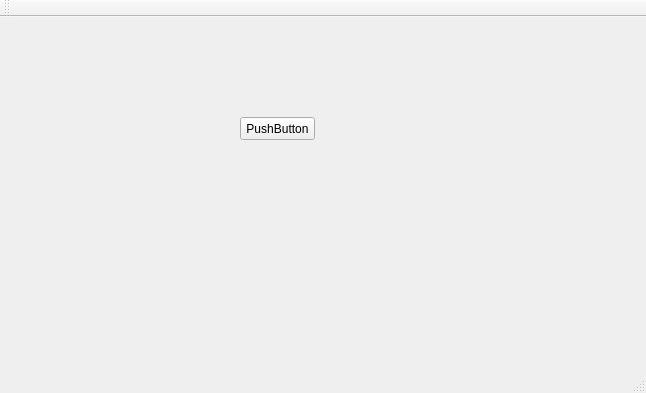
<?xml version="1.0" encoding="UTF-8"?>
<ui version="4.0">
 <class>MainWindow</class>
 <widget class="QMainWindow" name="MainWindow">
  <property name="geometry">
   <rect>
    <x>0</x>
    <y>0</y>
    <width>646</width>
    <height>393</height>
   </rect>
  </property>
  <property name="windowTitle">
   <string>MainWindow</string>
  </property>
  <widget class="QWidget" name="centralWidget">
   <widget class="QPushButton" name="pushButton">
    <property name="geometry">
     <rect>
      <x>240</x>
      <y>100</y>
      <width>75</width>
      <height>23</height>
     </rect>
    </property>
    <property name="text">
     <string>PushButton</string>
    </property>
   </widget>
  </widget>
  <widget class="QMenuBar" name="menuBar">
   <property name="geometry">
    <rect>
     <x>0</x>
     <y>0</y>
     <width>646</width>
     <height>23</height>
    </rect>
   </property>
  </widget>
  <widget class="QToolBar" name="mainToolBar">
   <attribute name="toolBarArea">
    <enum>TopToolBarArea</enum>
   </attribute>
   <attribute name="toolBarBreak">
    <bool>false</bool>
   </attribute>
  </widget>
  <widget class="QStatusBar" name="statusBar"/>
 </widget>
 <layoutdefault spacing="6" margin="11"/>
 <resources/>
 <connections/>
</ui>
